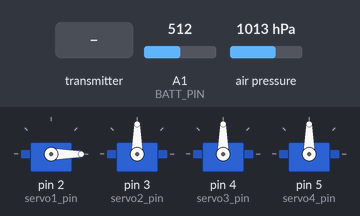
Recording of a sketch running on a simulated Arduino Uno, built with avr-gcc and run on an emulated ATmega328P. On the bench: 4 × servo. The test bench sets the inputs (shaded band); at power-on: A1 (BATT_PIN) = 512, air pressure 1013 hPa. No radio packets arrive unless stated.

Above: at 1.3 s.
1.4 s: the transmitter starts sending control = 255
At 2.3 s:
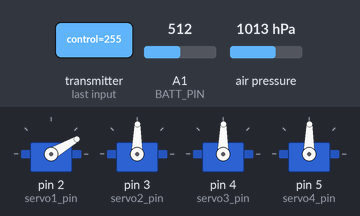
2.9 s: the transmitter starts sending ch2 = 0
At 3.3 s:
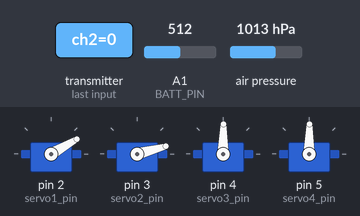
4.4 s: the transmitter starts sending ch3 = 0
At 5.6 s:
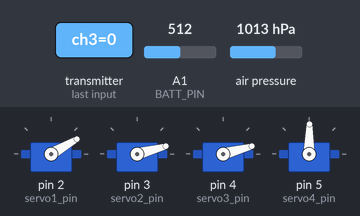
5.9 s: the transmitter starts sending ch4 = 0
At 6.9 s:
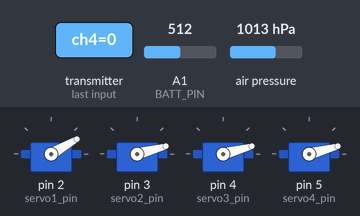
7.4 s: the transmitter starts sending control = 0
At 8.0 s:
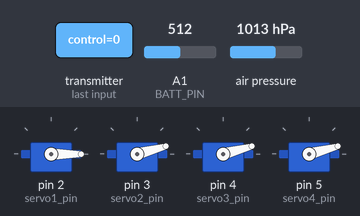
Timing chart, 0 to 9.9 s (numbered marks = the images above; inputs shaded):
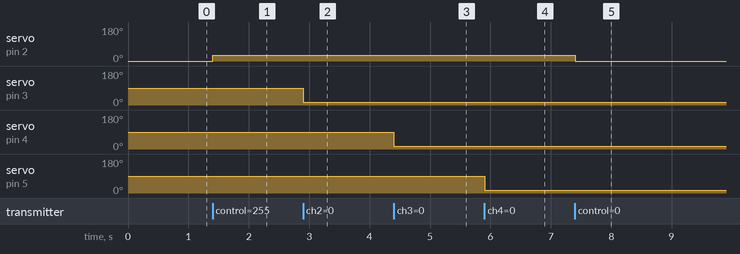

The sketch:

receiver.ino
```cpp
#include <SPI.h>
#include <nRF24L01.h>
#include <RF24.h>
#include <Servo.h>

#include <Wire.h>
#include <Adafruit_BMP280.h>

#define CHECK_BIT(value, pos) (value & (1U<< pos))
#define SET_BIT(value, pos) (value |= (1U<< pos))
#define CLEAR_BIT(value, pos) (value &= (~(1U<< pos)))

#define ALLOW_MOTOR 0

#define SIGNAL_TIMEOUT 1000

#define BATT_PIN A1

#define servo1_pin 2
#define servo2_pin 3
#define servo3_pin 4
#define servo4_pin 5

#define THROTTLE_MAX 165


// setup radio pipe addresses for each sensor node
const byte nodeAddress[5] = {'N', 'O', 'D', 'E', '1'};

// simple integer array for remote node data, in the form [node_id, returned_count]
int remoteNodeData[2] = {1, 1,};

RF24 radio(9, 10);  //CSN and CE pins

// The sizeof this struct should not exceed 32 bytes
struct Received_data {
  byte control;
  byte ch1;
  byte ch2;
  byte ch3;
  byte ch4;
};
Received_data received_data;

struct Telemetry_data {
  int ALT;
  uint8_t BAT;
};
Telemetry_data telemetry_data;

uint8_t ch1_value = 0;
uint8_t ch2_value = 0;
uint8_t ch3_value = 0;
uint8_t ch4_value = 0;

//The atmostpheric pressure at sea level. This is set in the setup()
float seaLevelPressure = 0;

//Control register. Gets updated from the received_data
byte control = 0x00;

bool signalTimeout = 0;

Servo servo1;
Servo servo2;
Servo servo3;
Servo servo4;


Adafruit_BMP280 bmp;

void setup()
{
  Serial.begin(9600);
  if (!bmp.begin()) {
    //Serial.println(F("Could not find a valid BMP280 sensor, check wiring!"));
    while (1);
  }

  /* Default settings from datasheet. */
  bmp.setSampling(Adafruit_BMP280::MODE_NORMAL,     /* Operating Mode. */
                  Adafruit_BMP280::SAMPLING_X2,     /* Temp. oversampling */
                  Adafruit_BMP280::SAMPLING_X16,    /* Pressure oversampling */
                  Adafruit_BMP280::FILTER_X16,      /* Filtering. */
                  Adafruit_BMP280::STANDBY_MS_500); /* Standby time. */

  //Set initial values for the channels
  received_data.ch1 = 0; //Throttle
  received_data.ch2 = 127;
  received_data.ch3 = 127;
  received_data.ch4 = 127;

  //Once again, begin and radio configuration
  radio.begin();
  delay(100);
  radio.setChannel(127);
  //Lowest data rate to increase range
  radio.setDataRate(RF24_250KBPS);
  //Maximum power amplifier levels to increase range
  radio.setPALevel(RF24_PA_MAX);
  // open a reading pipe on the chosen address - matches the master tx
  radio.openReadingPipe(1, nodeAddress);
  // enable ack payload - slave replies with data using this feature
  radio.enableAckPayload();
  // preload payload with initial data
  radio.writeAckPayload(1, &telemetry_data, sizeof(Telemetry_data));


  //We start the radio comunication
  radio.startListening();

  //Attach servos
  servo1.attach(servo1_pin);
  servo2.attach(servo2_pin);
  servo3.attach(servo3_pin);
  servo4.attach(servo4_pin);

  //Set the baseline for the atmospheric pressure used to determine the height.
  seaLevelPressure = bmp.readPressure() / 100;
  //Serial.println(seaLevelPressure);
}

void receive_the_data()
{
  static unsigned long lastReceived = millis();
  if ( radio.available() ) {
    radio.read(&received_data, sizeof(Received_data));
    lastReceived = millis();
    updateNodeData();
    signalTimeout = 0;
  }

  if (millis() - lastReceived > SIGNAL_TIMEOUT) {
    signalTimeout = true;
    //Serial.println(F("SIGNAL LOST"));
  }
}

void updateNodeData(void)
{
  telemetry_data.ALT = (int) bmp.readAltitude(seaLevelPressure);
  telemetry_data.BAT = analogRead(BATT_PIN) >> 2;

  //  Serial.print(telemetry_data.BAT);
  //  Serial.println(" bat");
  //  Serial.println(telemetry_data.ALT);
  //  Serial.println(" m");

  // set the ack payload ready for next request from the master device
  radio.writeAckPayload(1, &telemetry_data, sizeof(Telemetry_data));
}

void loop()
{
  receive_the_data();

  //Update control register
  control = received_data.control;

  static uint8_t prev_ch1_value = 0;
  ch1_value = map(received_data.ch1, 0, 255, 30, THROTTLE_MAX);
  //Serial.println(ch1_value);
  ch2_value = map(received_data.ch2, 0, 255, 15, 165);
  ch3_value = map(received_data.ch3, 0, 255, 15, 165);
  ch4_value = map(received_data.ch4, 0, 255, 15, 165);

  if (signalTimeout) {
    servo1.write(0);
    servo2.write(90);
    servo3.write(90);
    servo4.write(90);
  }
  else {
    if (CHECK_BIT(control, ALLOW_MOTOR)) {
      servo1.write(ch1_value);
    }
    else {
      servo1.write(0);
    }
    servo2.write(ch2_value);
    servo3.write(ch3_value);
    servo4.write(ch4_value);
  }
}
```

Measured:
- after the input at 1.4 s, servo on pin 2 (servo1_pin): 0° → 30° at once; servo on pin 3 (servo2_pin), servo on pin 4 (servo3_pin), servo on pin 5 (servo4_pin): 90° → 89° at once
- after the input at 2.9 s, servo on pin 3 (servo2_pin): 89° → 15° at once
- after the input at 4.4 s, servo on pin 4 (servo3_pin): 89° → 15° at once
- after the input at 5.9 s, servo on pin 5 (servo4_pin): 89° → 15° at once
- after the input at 7.4 s, servo on pin 2 (servo1_pin): 30° → 0° at once
